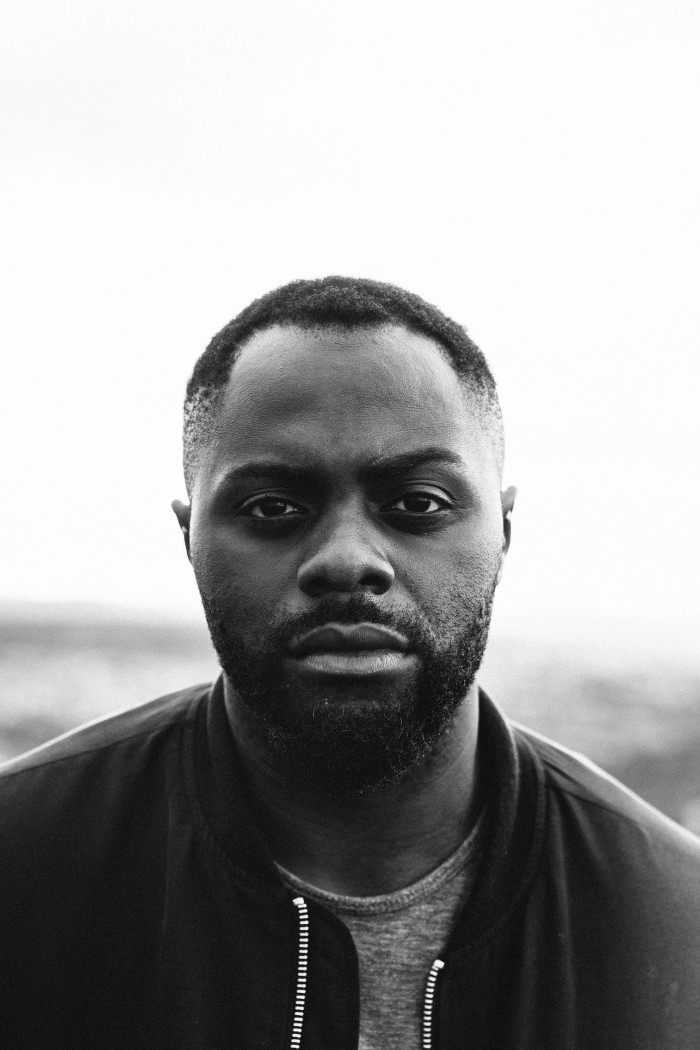
#> input picture aaron.jpeg, 2800 x 4200 px, given in place of the camera (shown at 1/4 size)
$ python peopleDetection.py
#> lines starting #> are read from the running program, lines starting #| are printed output that depends on the picture
import numpy as np
import cv2

# the HOG descriptor/person detector
hog = cv2.HOGDescriptor()
hog.setSVMDetector(cv2.HOGDescriptor_getDefaultPeopleDetector())


# Load Camera
cap = cv2.VideoCapture(0)


while(True):
    ret, frame = cap.read()
#> frame is the input picture: shape (4200, 2800, 3); min 0, max 255, mean 158.6

    # resizing
    frame = cv2.resize(frame, (640, 480))
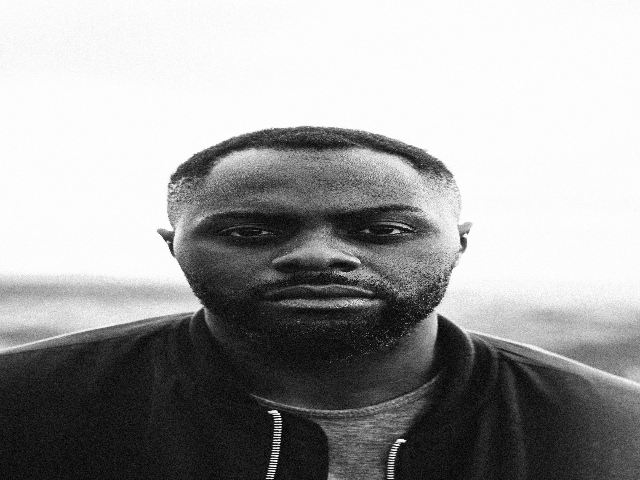
#> frame: shape (480, 640, 3); min 0, max 255, mean 158.5
    # using a greyscale picture
    gray = cv2.cvtColor(frame, cv2.COLOR_RGB2GRAY)

    # detect people in the image
    boxes, weights = hog.detectMultiScale(frame, winStride=(8,8) )
#> boxes = (); weights = ()

    boxes = np.array([[x, y, x + w, y + h] for (x, y, w, h) in boxes])
#> boxes = empty array

    for (xA, yA, xB, yB) in boxes:
        # display the detected people
        cv2.rectangle(frame, (xA, yA), (xB, yB),(0, 255, 0), 2)
#> this loop made 0 passes

    cv2.imshow("Frame", frame)

    k = cv2.waitKey(30) & 0xff
#> (key Esc is pressed here)

    if k == 27:
        break


cap.release()
cv2.destroyAllWindows()

$ run again, on random.jpeg
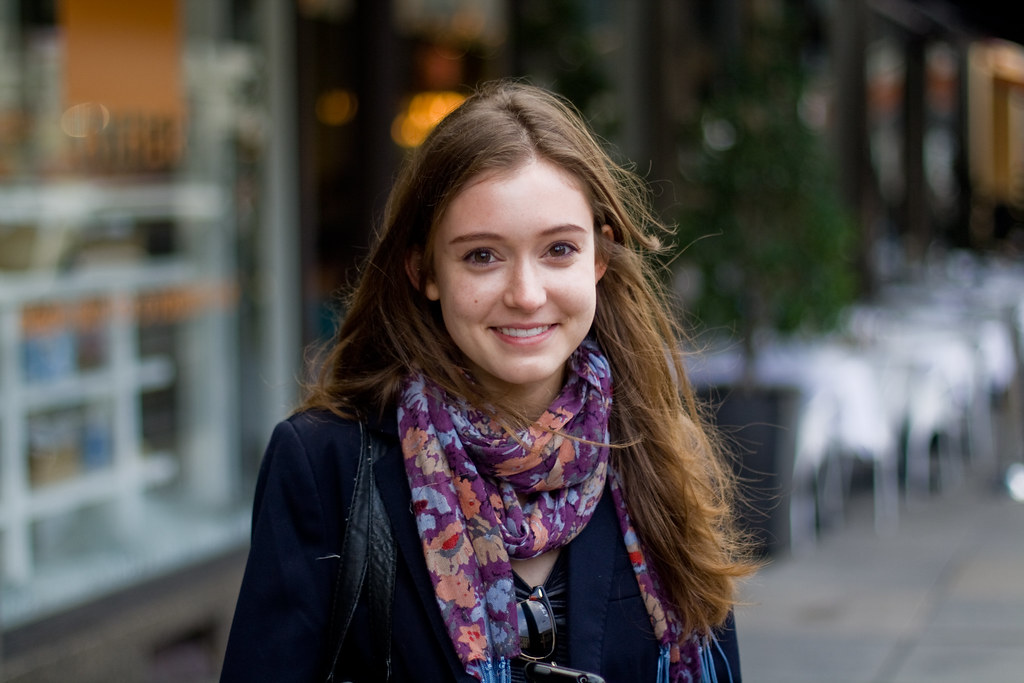
#> input picture random.jpeg, 1024 x 683 px, given in place of the camera
#> frame is the input picture: shape (683, 1024, 3); mean B, G, R 75.7, 78.3, 82.7
#> `frame = cv2.resize(frame, (640, 480))`:
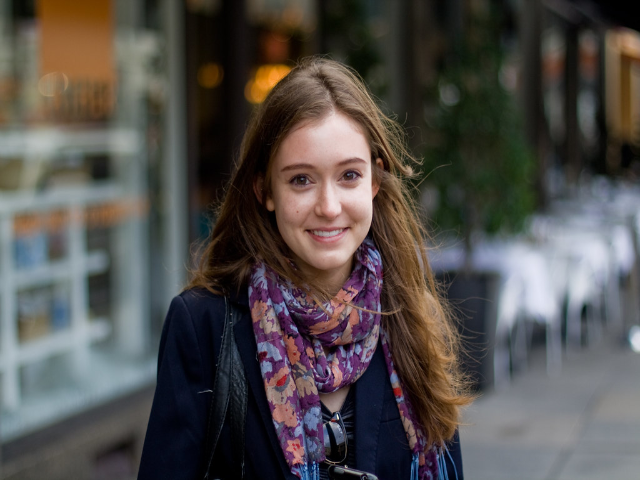
#> frame: shape (480, 640, 3); mean B, G, R 75.6, 78.1, 82.5
#> `gray = cv2.cvtColor(frame, cv2.COLOR_RGB2GRAY)`:
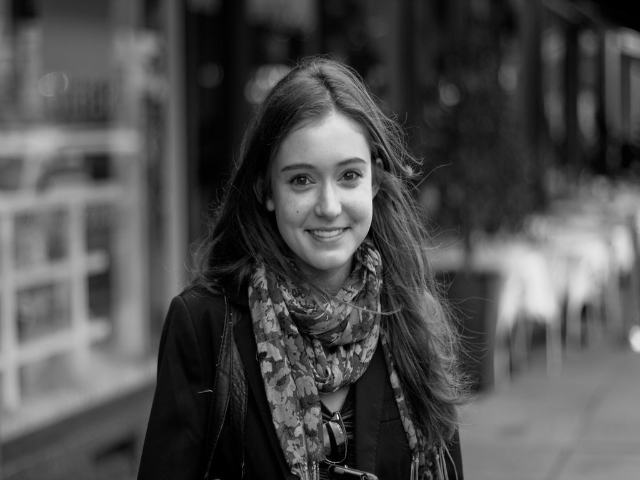
#> gray: shape (480, 640); min 0, max 243, mean 77.9
#> `boxes, weights = hog.detectMultiScale(frame, winStride=(8,8) )`: boxes = ()
#> `boxes = np.array([[x, y, x + w, y + h] for (x, y, w, h) in boxes])`: boxes = empty array
